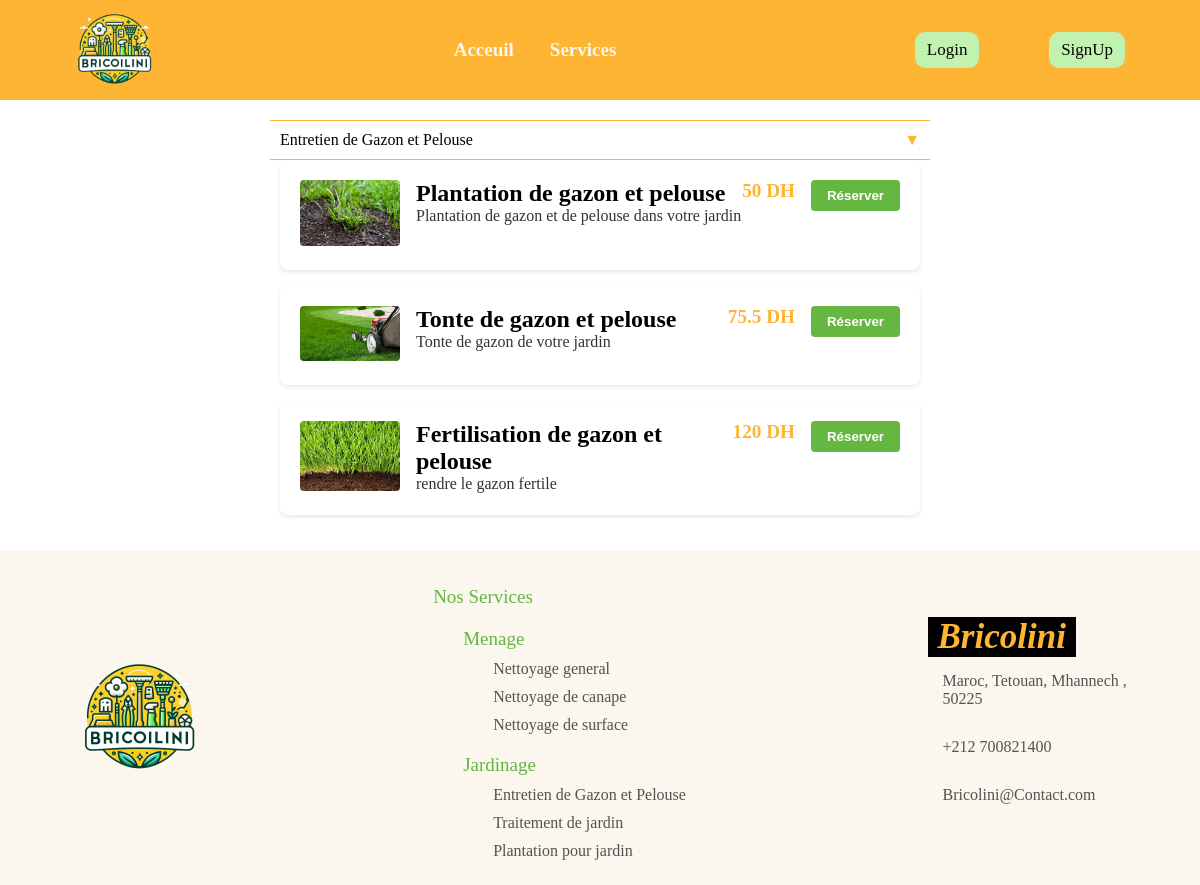
/Services/entretiengazon, run on the app's committed database.
### tables this page shows
CREATE TABLE IF NOT EXISTS `services` (
  `id` int NOT NULL AUTO_INCREMENT,
  `Id_P` int DEFAULT NULL,
  `Nom` varchar(255) DEFAULT NULL,
  `Description` varchar(255) DEFAULT NULL,
  `Prix` float DEFAULT NULL,
  `Note` float DEFAULT NULL,
  `Nbr_commande` int DEFAULT NULL,
  `image` varchar(255) DEFAULT NULL,
  `categorie` varchar(50) DEFAULT NULL,
  `sousCategorie` varchar(255) DEFAULT NULL,
  PRIMARY KEY (`id`),
  KEY `Id_P` (`Id_P`)
);

### Controllers/Controller.php (called while the page is built, shortened)
<?php
abstract class Controller
{
    public function loadView(string $view, array $data = [])
    {
        extract($data);
        require_once(ROOT . 'Views/' . strtolower(get_class($this)) . '/' . $view . '.php');
    }
}

### Controllers/Services.php (called while the page is built, shortened)
<?php
class Services extends Controller
{
    public function entretiengazon()
    {
        $sousCategorie = "Entretien de Gazon et Pelouse";
        $Services = $this->Service->get_Offre($sousCategorie);
        $this->loadView("Ent_Gazon", compact("Services"));
    }
}
?>

### Models/Service.php (called while the page is built, shortened)
<?php
class Service extends Model {
    public function __construct() {
        $this->table = "services";
    }
    public function get_Offre(String $nom){
        $sql = "SELECT * FROM " . $this->table . " WHERE sousCategorie = '" . $nom."'";
        $query = self::$instance->prepare($sql);
        $query->execute();
        return $query->fetchAll();
    }
}
?>

### Views/Services/Ent_Gazon.php (the view, shortened to what this page needs)
<!DOCTYPE html>
<html lang="en">
<head>
    <link rel="stylesheet" href="http://localhost/Bricolini/Views/public/style/Style.css">
    <link rel="stylesheet" href="http://localhost/Bricolini/Views/public/style/styleoffre.css">
</head>
<body>
<?php include 'Views/Components/Nav.php'; ?>
    <section class="services-section">
    <div class="dropdown active">Entretien de Gazon et Pelouse</div>
    <div class="content">
    <?php foreach ($Services as $service): ?>
        <form id="form-<?= $service['id'] ?>" method="post" class="ajax-form">
            <div class="service-item">
                <div class="service-image">
                    <img src="http://<?= $_SERVER['SERVER_NAME'] ?>/Bricolini/Views/public/images/<?= $service['image'] ?>">
                </div>
                <div class="service-description">
                    <h2 class="service-title"><?= $service['Nom'] ?></h2>
                    <p><?= $service['Description'] ?></p>
                </div>
                <p class="service-price"><?= $service['Prix'] ?> DH</p>
                <button class="reserve-button">Réserver</button>
            </div>
        </form>
    <?php endforeach; ?>
        </div>
    </section>
<?php include 'Views/Components/Footer.php'; ?>
</body>
</html>

### Views/public/style/Style.css (style rules this page uses)
* { margin: 0; padding: 0; box-sizing: border-box; }
:root { --orange:#FFB534; --white:#FBF6EE; --lightGreen:#C1F2B0; --green:#65B741; --fontSmall:'Trebuchet MS'; --fontBig:'Franklin Gothic Medium'; }

### Views/public/style/styleoffre.css (style rules this page uses)
body { background-color: #FFFFFF; }
.services-section { max-width: 700px; margin: 0 auto; padding: 20px; }
.service-item { display: flex; align-items: flex-start; padding: 20px; background: #FFFFFF; border-radius: 8px; box-shadow: 0 2px 4px rgba(0, 0, 0, 0.1); margin-bottom: 16px; transition: box-shadow 0.2s; }
.service-image { margin-right: 16px; }
.service-image img { width: 100px; height: auto; border-radius: 4px; }
.service-description { flex: 1; color: #333; }
.service-price { color: #FFB534; font-weight: bold; margin-right: 16px; font-size: 1.2rem; }
.reserve-button { padding: 8px 16px; background-color: #65B741; color: white; text-align: center; border: none; border-radius: 4px; cursor: pointer; font-weight: bold; }
.dropdown { cursor: pointer; padding: 10px; border: none; background: white; text-align: left; width: 100%; border-top: 1px solid #FFB534; border-bottom: 1px solid #FFB534; }
.dropdown:after { content: '\25B2'; float: right; color: #FFB534; }
.dropdown.active:after { content: '\25BC'; }
.content { padding: 0 10px; max-height: none; overflow: hidden; transition: max-height 0.2s ease-out; background-color: #FFF; }
.service-title { color: #000; margin: 0; }

### data on the page
services: image (picture), Nom "Plantation de gazon et pelouse", Description "Plantation de gazon et de pelouse dans votre jardin", Prix "50"
services: image (picture), Nom "Tonte de gazon et pelouse", Description "Tonte de gazon de votre jardin", Prix "75.5"
services: image (picture), Nom "Fertilisation de gazon et pelouse", Description "rendre le gazon fertile", Prix "120"
